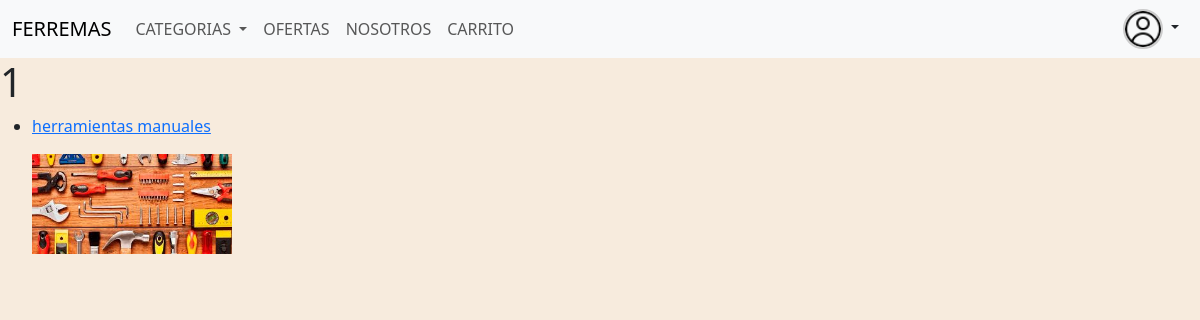
Page /Home/Categorias/ on the committed database.
### task/models.py (models this page shows, shortened)
class Categoria(models.Model):
    nombrecat = models.CharField(max_length=100, unique=True)
    descripcion = models.TextField(blank=True)
    imagen = models.ImageField(upload_to='Categoriasimg/')
    user = models.ForeignKey('auth.User', on_delete=models.CASCADE, null=True)

### task/views.py (the view)
# urls.py: path('Home/Categorias/',views.lista_categoria, name='categorias'),
def lista_categoria(request):
    categorias=Categoria.objects.all()
    return render(request, 'categorias.html', {'categorias': categorias})

### task/context_processor.py (called while the page is built)
def total_carrito(request):
    total = 0
    if request.user.is_authenticated:
       if "carrito" in request.session.keys():
           for key, value in request.session['carrito'].items():
               total += float(value['acumulado'])
    return {"total_factura": total}

### task/Templates/categorias.html (shortened to what this page needs)
{% extends 'navbar.html' %}
{% block body %}
    <h1>1</h1>
    <ul>
        {% for Categoria in categorias %}
        <li>
            <a href="{% url 'detalle_categorias' Categoria.nombrecat %}">
                 <p>{{ Categoria.nombrecat }}</p>
                {% if Categoria.imagen %}
                    <img src="{{ Categoria.imagen.url }}" alt="Imagen de la categoría" width="200">
                {% else %}
                    <p>No hay imagen disponible</p>
                {% endif %}
            </a>
        </li>
        {% endfor %}
    </ul>
{% endblock %}

### task/static/style.css (style rules this page uses)
body { background-color: #f7ebdd; background-size: cover; background-repeat: no-repeat; }

### rows in the picture
Categoria: nombrecat "herramientas manuales", imagen (picture)
